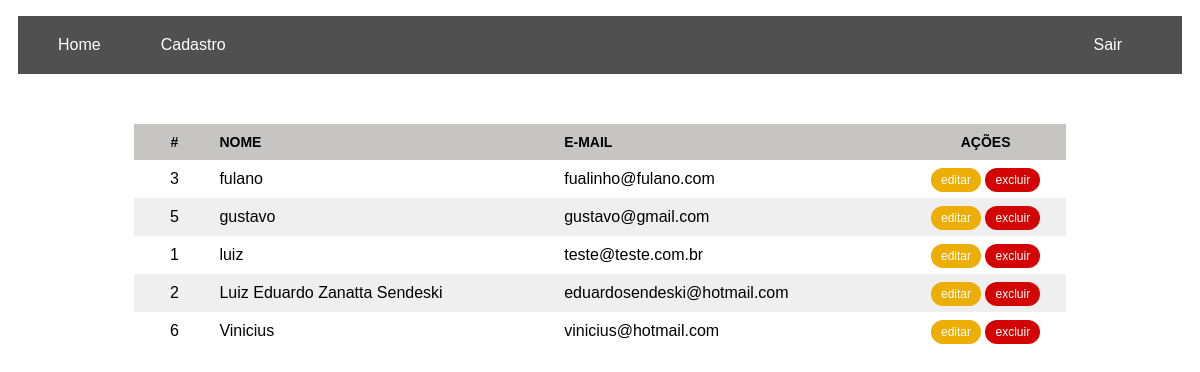
/aula06/usuario/home.php (signed in), run on the app's committed database.
### tables this page shows
CREATE TABLE `pessoa` (
  `id` int(11) NOT NULL,
  `nome` varchar(100) NOT NULL,
  `email` varchar(100) NOT NULL,
  `senha` varchar(255) NOT NULL,
  `tipo` char(1) NOT NULL,
  `criado_em` timestamp NOT NULL DEFAULT current_timestamp(),
  `atualizado_em` timestamp NOT NULL DEFAULT current_timestamp() ON UPDATE current_timestamp(),
  `ultimo_login` timestamp NULL DEFAULT NULL
);

### aula06/usuario/home.php (the view, shortened to what this page needs)
<?php
require_once('../includes/sessao.inc.php');
require_once("../includes/conexao.inc.php");
if (isset($_SESSION['usuario'])) {
    $usuario = unserialize(base64_decode($_SESSION['usuario']));
} else {
    header('Location: http://127.0.0.1/IFPR/aula06/login.php');
    exit;
}
if ($_SESSION['is_admin']) {
    $query = $bancoDados->prepare("SELECT id, nome, email FROM pessoa ORDER BY nome");
} else {
    $user_id = $usuario['id'];
    $query = $bancoDados->prepare("SELECT id, nome, email FROM pessoa WHERE id = :id");
    $query->bindParam(':id', $user_id);
}
$usuarios = array();
if ($query->execute()) {
    if ($query->rowCount() > 0) {
        $usuarios = $query->fetchAll(PDO::FETCH_OBJ);
    }
}
?>
<!DOCTYPE html>
<html lang="en">
<head>
    <link rel="stylesheet" href="../public/css/main.css">
</head>
<body>
    <div class="container">
        <ul class="menu">
            <li><a href="../dashboard.php">Home</a></li>
            <li><a href="cadastro.php">Cadastro</a></li>
            <li><a href="../sair.php">Sair</a></li>
        </ul>
        <table>
            <thead>
                <tr>
                    <td>#</td>
                    <td>Nome</td>
                    <td>E-mail</td>
                    <td>Ações</td>
                </tr>
            </thead>
            <tbody>
                <?php if (empty($usuarios)): ?>
                    <tr>
                        <td colspan="4" style="text-align: center;">Nenhum usuário encontrado</td>
                    </tr>
                <?php else: ?>
                    <?php foreach ($usuarios as $usuario): ?>
                        <tr>
                            <td><?= $usuario->id ?></td>
                            <td><?= htmlspecialchars($usuario->nome) ?></td>
                            <td><?= htmlspecialchars($usuario->email) ?></td>
                            <td>
                                <a href="cadastro.php?id=<?= $usuario->id ?>" class="btn-editar">Editar</a>
                                <?php if ($_SESSION['is_admin']): ?>
                                    <a href="excluir.php?id=<?= $usuario->id ?>" class="btn-excluir">Excluir</a>
                                <?php endif; ?>
                            </td>
                        </tr>
                    <?php endforeach; ?>
                <?php endif; ?>
            </tbody>
        </table>
    </div>
</body>
</html>

### aula06/public/css/main.css (style rules this page uses)
html { font-family: Verdana, Geneva, Tahoma, sans-serif; }
.container { min-height: 100vh; padding: 0 10px; }
.menu { display: flex; list-style: none; background-color: #505050; color: white; padding: 0 20px; margin-bottom: 50px; }
.menu > li { margin-right: 20px; }
.menu > li:last-child { margin-left: auto; }
.menu > li > a { color: white; display: block; text-decoration: none; padding: 20px 20px; }
table { border: 0px; width: 80%; margin: 0 auto; border-collapse: collapse; }
table > thead { background-color: #c7c4c4; font-weight: 600; font-size: 14px; text-transform: uppercase !important; }
table td { padding: 10px 5px; }
table td:first-child { width: 70px; text-align: center; }
table td:last-child { width: 150px; text-align: center; }
table td:last-child > a { text-transform: lowercase !important; text-decoration: none; }
table tbody tr:nth-child(even) { background-color: #efefef; }
.btn-editar { background-color: #ecae02; color: white; padding: 5px 10px; font-size: 12px; border-radius: 15px; }
.btn-excluir { background-color: #d30404; color: white; padding: 5px 10px; font-size: 12px; border-radius: 15px; }

### data on the page
pessoa: id "3", nome "fulano", email "fualinho@fulano.com"
pessoa: id "5", nome "gustavo", email "gustavo@gmail.com"
pessoa: id "1", nome "luiz", email "teste@teste.com.br"
pessoa: id "2", nome "Luiz Eduardo Zanatta Sendeski", email "eduardosendeski@hotmail.com"
pessoa: id "6", nome "Vinicius", email "vinicius@hotmail.com"
